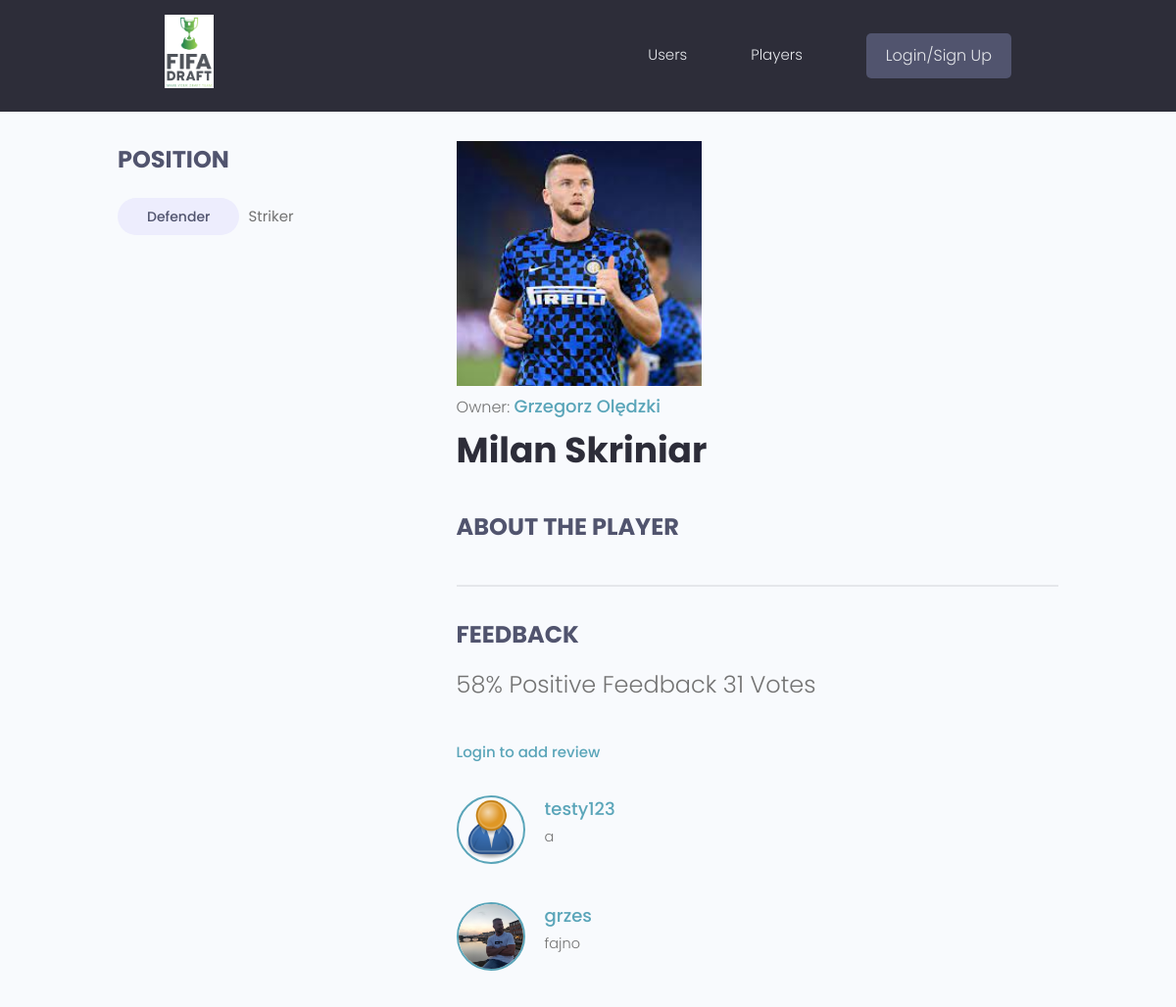
Before: /players/player/eb0b1017-8982-43c5-acec-c51df519e1b7/ with the older database file.
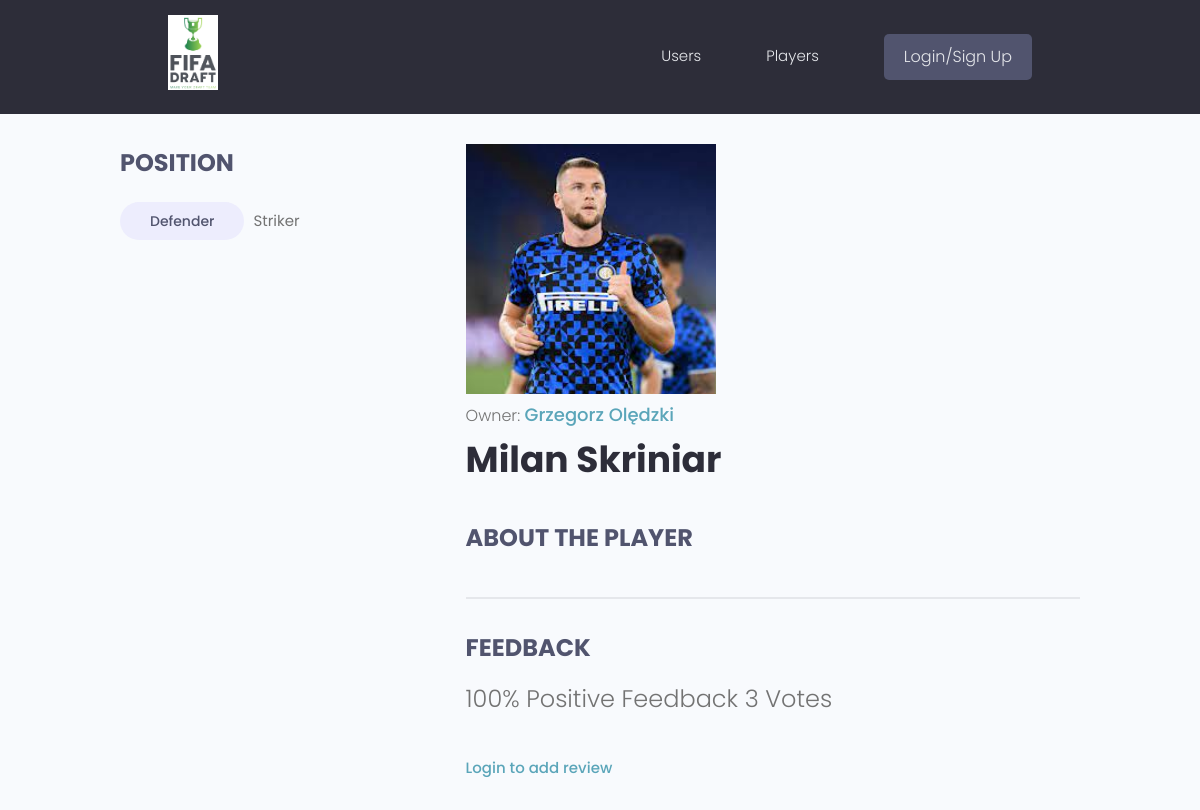
After: the same page with the newer database file.
### first_project/models.py (models this page shows, shortened)
class Tag(models.Model):
    name = models.CharField(max_length=200)
    created = models.DateTimeField(auto_now_add=True)
    id = models.UUIDField(
        default=uuid.uuid4, unique=True, primary_key=True, editable=False
    )
    def __str__(self):
        return self.name

class Player(models.Model):
    owner = models.ForeignKey(Profile, null=True, blank=True, on_delete=models.SET_NULL)
    title = models.CharField(max_length=200)
    description = models.TextField(null=True, blank=True)
    featured_image = models.ImageField(null=True, blank=True, default="default.jpg")
    demo_link = models.CharField(max_length=2000, null=True, blank=True)
    source_link = models.CharField(max_length=2000, null=True, blank=True)
    tags = models.ManyToManyField("Tag", blank=True)
    vote_total = models.IntegerField(default=0, null=True, blank=True)
    vote_ratio = models.IntegerField(default=0, null=True, blank=True)
    created = models.DateTimeField(auto_now_add=True)
    id = models.UUIDField(
        default=uuid.uuid4, unique=True, primary_key=True, editable=False
    )
    class Meta:
        ordering = ["-vote_ratio", "-vote_total", "title"]
    @property
    def reviewers(self):
        queryset = self.review_set.all().values_list("owner__id", flat=True)
        return queryset

class Review(models.Model):
    VOTE_TYPE = (
        ("up", "Up Vote"),
        ("down", "Down vote"),
    )
    owner = models.ForeignKey(Profile, on_delete=models.CASCADE, null=True)
    player = models.ForeignKey(Player, on_delete=models.CASCADE)
    body = models.TextField(null=True, blank=True)
    value = models.CharField(max_length=200, choices=VOTE_TYPE)
    created = models.DateTimeField(auto_now_add=True)
    id = models.UUIDField(
        default=uuid.uuid4, unique=True, primary_key=True, editable=False
    )
    class Meta:
        unique_together = [["owner", "player"]]

### users/models.py (models this page shows, shortened)
class Profile(models.Model):
    user = models.OneToOneField(User, on_delete=models.CASCADE, null=True, blank=True)
    name = models.CharField(max_length=100, blank=True, null=True)
    username = models.CharField(max_length=100, blank=True, null=True)
    location = models.CharField(max_length=100, blank=True, null=True)
    email = models.EmailField(max_length=100, blank=True, null=True)
    short_intro = models.CharField(max_length=250, blank=True, null=True)
    bio = models.TextField(blank=True, null=True)
    profile_image = models.ImageField(
        null=True,
        blank=True,
        upload_to="profile_images/",
        default="profile_images/user-default.png",
    )
    social_github = models.CharField(max_length=200, blank=True, null=True)
    social_twitter = models.CharField(max_length=200, blank=True, null=True)
    social_linkedin = models.CharField(max_length=200, blank=True, null=True)
    social_youtube = models.CharField(max_length=200, blank=True, null=True)
    social_website = models.CharField(max_length=200, blank=True, null=True)
    created = models.DateTimeField(auto_now_add=True)
    id = models.UUIDField(
        default=uuid.uuid4, unique=True, primary_key=True, editable=False
    )

### first_project/views.py (the view, shortened to what this page needs)
# urls.py: path("player/<str:pk>/", views.player, name="player"),
def player(request, pk):
    playerObj = Player.objects.get(id=pk)
    form = ReviewForm()
    return render(
        request,
        "first_project/single-project.html",
        {"player": playerObj, "form": form},
    )

### first_project/templates/first_project/single-project.html (shortened to what this page needs)
{% extends 'main.html' %}
{% block content %}
  <main class="singleProject my-md">
    <div class="container">
      <div class="layout">
        <div class="column column--1of3">
          <h3 class="singleProject__subtitle">Position</h3>
          <div class="singleProject__toolStack">
            <span class="tag tag--pill tag--sub tag--lg">
                {% for tag in player.tags.all %}
              <small>{{tag}}</small>
            </span>
                {% endfor %}
          </div>
        </div>
        <div class="column column--2of3">
          <img style='max-width:250px' src="{{ player.featured_image.url }}" alt="portfolio thumbnail" />
          <p>Owner: <a href="{% url 'user-profile' player.owner.id %}" class="singleProject__developer"> {{player.owner.name}}</a></p>
          <h2 class="singleProject__title">{{player.title}}</h2>
          <h3 class="singleProject__subtitle">About the Player</h3>
          <div class="comments">
            <h3 class="singleProject__subtitle">Feedback</h3>
            <h5 class="project--rating">
             {{player.vote_ratio}}% Positive Feedback {{ player.vote_total }} Vote{{player.vote_total|pluralize:"s"}}
            </h5>
            {% if request.user.profile.id in player.reviewers %}
            <p> You have already submitted your review for this player </p>
            {% elif request.user.profile == player.owner %}
            <p> You cannot review your own player </p>
            {% else %}
              <a href="{% url 'login' %}?next={{request.path}}"> Login to add review </a>
            {% endif %}
            <div class="commentList">
              {% for review in player.review_set.all %}
              {% if review.body %}
              <div class="comment">
                <a href="{% url 'user-profile' review.owner.id %}">
                  <img class="avatar avatar--md"
                    src="{{review.owner.profile_image.url}} " alt="user" />
                </a>
                <div class="comment__details">
                  <a href="{% url 'user-profile' review.owner.id %}" class="comment__author">{{review.owner.username}}</a>
                  <p class="comment__info"> {{ review.body|linebreaksbr}}</p>
                </div>
              </div>
                {% endif %}
                {% endfor %}
            </div>
          </div>
        </div>
      </div>
    </div>
  </main>
{% endblock content %}

### templates/main.html (shortened to what this page needs)
<!doctype html>
{% load static %}
<html lang="en">
<head>
  <link rel="stylesheet" href="https://cdn.iconmonstr.com/1.3.0/css/iconmonstr-iconic-font.min.css" />
  <link rel="stylesheet" href="{% static 'uikit/styles/uikit.css' %}" />
  <link rel="stylesheet" href="{% static 'styles/app.css' %}" />
</head>
<body>
    {% include 'navbar.html' %}
    {% block content %}
    {% endblock content %}
</body>
</html>

### templates/navbar.html (shortened to what this page needs)
{% load static %}
  <header class="header">
    <div class="container container--narrow">
      <a href="{% url 'players'%}">
        <img src="{% static 'images/site_logo1.png' %}" style='max-width:50px' />
      </a>
      <nav class="header__nav">
        <ul class="header__menu">
          <li class="header__menuItem"><a href="{% url 'profiles' %}">Users</a></li>
          <li class="header__menuItem"><a href="{% url 'players' %}">Players</a></li>
          {% if request.user.is_authenticated %}
          <li class="header__menuItem"><a href="{% url 'inbox' %}">Inbox</a></li>
          <li class="header__menuItem"><a href="{% url 'account' %}" >Account</a></li>
          <li class="header__menuItem"><a href="{% url 'logout' %}" class="btn btn--sub">Logout</a></li>
          {% else %}
          <li class="header__menuItem"><a href="{% url 'login' %}" class="btn btn--sub">Login/Sign Up</a></li>
          {% endif %}
        </ul>
      </nav>
    </div>
  </header>

### static/styles/app.css (style rules this page uses)
:root { --color-sub: #2d2d39; }
.btn--sub { background-color: var(--color-sub-light); }
img { width: 100%; }
.header { position: sticky; z-index: 111; background-color: var(--color-sub); padding: 1.5rem 0; }
.header > .container { display: flex; justify-content: space-between; align-items: center; }
.header__nav > ul { display: inline-flex; align-items: center; list-style: none; gap: 6.5rem; }
.header__menuItem > a { color: var(--color-light); font-weight: 300; }
.singleProject .column--1of3 { order: 2; }
@media screen and (min-width: 1081px) { .singleProject .column--1of3 { order: 1; } }
@media screen and (min-width: 1081px) { .singleProject .column--2of3 { order: 2; } }
.singleProject__toolStack { margin-top: 2rem; margin-bottom: 4rem; }
.singleProject__developer { font-size: 1.8rem; font-weight: 500; }
.singleProject__title { font-size: 3.6rem; font-weight: 700; color: var(--color-sub); margin-bottom: 3rem; }
.project--rating { margin-bottom: 1.6em; margin-top: .5em; }
.singleProject__subtitle { text-transform: uppercase; font-size: 2.4rem; font-weight: 700; color: var(--color-sub-light); margin-bottom: 1rem; }
.comments { margin-top: 4rem; padding-top: 3rem; border-top: 2px solid var(--color-light); }

### static/uikit/styles/modules/_variables.css (style rules this page uses)
:root { --color-main: #5aa5b9; --color-main-light: #e6faff; --color-sub: #3f4156; --color-sub-light: #51546e; --color-sub-lighter: #ededfd; --color-text: #737373; --color-gray: #8b8b8b; --color-light: #e5e7eb; --color-light-gray: #767676; --color-bg: #f8fafd; --color-white: #fffefd; --color-white-light: #f3f3f3; --color-success: #359e64; --color-success-bg: #def8e8; --color-error: #fc4b0b; --color-error-bg: #fff2ee; --font-base: 'Poppins', arial, helvetica, 'Segoe UI', roboto, ubuntu, sans-serif; --font-monospace: 'Fira Code', 'Courier New', courier, monospace; --font-regular: 300; --font-medium: 500; --font-bold: 700; --generic-shadow: 1px 1px 5px #00000010; --generic-transition: all 0.3s ease-in-out; }

### static/uikit/styles/modules/_base.css (style rules this page uses)
* { margin: 0; padding: 0; box-sizing: border-box; text-rendering: optimizeLegibility; color: inherit; font-size: inherit; }
html { font-size: 50%; }
@media only screen and (min-width: 480px) { html { font-size: 56.25%; } }
@media only screen and (min-width: 1200px) { html { font-size: 62.5%; } }
body { line-height: 1.6; font-weight: 400; font-size: 1.5rem; color: var(--color-text); background-color: var(--color-bg); min-height: 100vh; }

### static/uikit/styles/modules/_typography.css (style rules this page uses)
* { font-family: var(--font-base); }
h2 { font-size: 3.6rem; font-weight: var(--font-bold); }
h3 { font-size: 3.2rem; font-weight: var(--font-medium); }
h5 { font-size: 2.4rem; font-weight: var(--font-medium); }
h5, h6 { font-weight: var(--font-regular); }
p, span, strong { font-size: 1.6rem; color: var(--color-text); font-weight: var(--font-regular); }
a { padding-bottom: 2px; text-decoration: none; display: inline-block; color: var(--color-main); font-weight: var(--font-medium); }

### static/uikit/styles/modules/_utilities.css (style rules this page uses)
.container { width: 92%; max-width: 165rem; margin: 0 auto; box-sizing: border-box; }
.container--narrow { width: 92%; max-width: 120rem; }
@media screen and (min-width: 1000px) { .container { width: 90%; } }
@media screen and (min-width: 1000px) { .container--narrow { width: 85%; } }
@media screen and (min-width: 1200px) { .container { width: 80%; } }
@media screen and (min-width: 1200px) { .container--narrow { width: 72%; } }
.my-md { margin: 3rem auto; }

### static/uikit/styles/modules/_button.css (style rules this page uses)
.btn { display: inline-block; position: relative; cursor: pointer; background-color: var(--color-light); font-weight: var(--font-medium); color: var(--color-sub); text-decoration: none; padding: 1rem 2rem; border-radius: 0.5rem; border: none; width: -webkit-fit-content; width: -moz-fit-content; width: fit-content; height: -webkit-fit-content; height: -moz-fit-content; height: fit-content; font-size: 1.6rem; outline-width: 0; outline-color: transparent; -webkit-backface-visibility: hidden; backface-visibility: hidden; transition: all 0.3s ease-in-out; }
.btn--sub { background-color: var(--color-sub); color: var(--color-white); }

### static/uikit/styles/modules/_layout.css (style rules this page uses)
.layout { display: flex; flex-flow: row wrap; justify-content: space-between; }
.layout > .column { margin-bottom: 3rem; }
.layout > .column.column--1of3 { flex-basis: 30%; }
.layout > .column.column--2of3 { flex-basis: 64%; }

Changed rows visible on the page:
removed Review: owner.profile_image (placeholder picture), owner.username "testy123", body "a"
removed Review: owner.profile_image (picture), owner.username "grzes", body "fajno"
changed Player "Milan Skriniar": vote_ratio "58" → "100"; vote_total "31" → "3"
